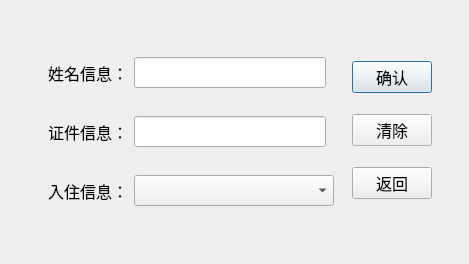
<?xml version="1.0" encoding="UTF-8"?>
<ui version="4.0">
 <class>InsertCustomerDialog</class>
 <widget class="QDialog" name="InsertCustomerDialog">
  <property name="geometry">
   <rect>
    <x>0</x>
    <y>0</y>
    <width>469</width>
    <height>264</height>
   </rect>
  </property>
  <property name="minimumSize">
   <size>
    <width>469</width>
    <height>264</height>
   </size>
  </property>
  <property name="windowTitle">
   <string>InsertCustomerDialog</string>
  </property>
  <layout class="QGridLayout" name="gridLayout">
   <item row="1" column="1">
    <widget class="QWidget" name="centralWidget" native="true">
     <property name="minimumSize">
      <size>
       <width>439</width>
       <height>0</height>
      </size>
     </property>
     <layout class="QHBoxLayout" name="horizontalLayout">
      <item>
       <widget class="QWidget" name="inputPanel" native="true">
        <property name="minimumSize">
         <size>
          <width>322</width>
          <height>0</height>
         </size>
        </property>
        <layout class="QVBoxLayout" name="verticalLayout">
         <item>
          <widget class="QWidget" name="namePanel" native="true">
           <layout class="QHBoxLayout" name="horizontalLayout_4">
            <item>
             <widget class="QLabel" name="nameLabel">
              <property name="font">
               <font>
                <family>宋体</family>
                <pointsize>12</pointsize>
               </font>
              </property>
              <property name="text">
               <string>姓名信息：</string>
              </property>
             </widget>
            </item>
            <item>
             <widget class="QLineEdit" name="nameEdit">
              <property name="font">
               <font>
                <family>宋体</family>
                <pointsize>12</pointsize>
               </font>
              </property>
             </widget>
            </item>
           </layout>
          </widget>
         </item>
         <item>
          <widget class="QWidget" name="IDPanel" native="true">
           <layout class="QHBoxLayout" name="horizontalLayout_3">
            <item>
             <widget class="QLabel" name="IDLabel">
              <property name="font">
               <font>
                <family>宋体</family>
                <pointsize>12</pointsize>
               </font>
              </property>
              <property name="text">
               <string>证件信息：</string>
              </property>
             </widget>
            </item>
            <item>
             <widget class="QLineEdit" name="IDEdit">
              <property name="font">
               <font>
                <family>宋体</family>
                <pointsize>12</pointsize>
               </font>
              </property>
             </widget>
            </item>
           </layout>
          </widget>
         </item>
         <item>
          <widget class="QWidget" name="roomPanel" native="true">
           <property name="minimumSize">
            <size>
             <width>304</width>
             <height>0</height>
            </size>
           </property>
           <layout class="QHBoxLayout" name="horizontalLayout_2">
            <item>
             <widget class="QLabel" name="roomLabel">
              <property name="font">
               <font>
                <family>宋体</family>
                <pointsize>12</pointsize>
               </font>
              </property>
              <property name="text">
               <string>入住信息：</string>
              </property>
             </widget>
            </item>
            <item>
             <widget class="QComboBox" name="roomCombo">
              <property name="minimumSize">
               <size>
                <width>200</width>
                <height>0</height>
               </size>
              </property>
              <property name="font">
               <font>
                <family>宋体</family>
                <pointsize>12</pointsize>
               </font>
              </property>
             </widget>
            </item>
           </layout>
          </widget>
         </item>
        </layout>
       </widget>
      </item>
      <item>
       <widget class="QWidget" name="buttonPanel" native="true">
        <layout class="QVBoxLayout" name="verticalLayout_2">
         <item>
          <widget class="QPushButton" name="confirmButton">
           <property name="font">
            <font>
             <family>宋体</family>
             <pointsize>12</pointsize>
            </font>
           </property>
           <property name="text">
            <string>确认</string>
           </property>
          </widget>
         </item>
         <item>
          <widget class="QPushButton" name="clearButton">
           <property name="font">
            <font>
             <family>宋体</family>
             <pointsize>12</pointsize>
            </font>
           </property>
           <property name="text">
            <string>清除</string>
           </property>
          </widget>
         </item>
         <item>
          <widget class="QPushButton" name="returButton">
           <property name="font">
            <font>
             <family>宋体</family>
             <pointsize>12</pointsize>
            </font>
           </property>
           <property name="text">
            <string>返回</string>
           </property>
          </widget>
         </item>
        </layout>
       </widget>
      </item>
     </layout>
    </widget>
   </item>
   <item row="2" column="1">
    <spacer name="downSpacer">
     <property name="orientation">
      <enum>Qt::Vertical</enum>
     </property>
     <property name="sizeHint" stdset="0">
      <size>
       <width>20</width>
       <height>40</height>
      </size>
     </property>
    </spacer>
   </item>
   <item row="1" column="0">
    <spacer name="leftSpace">
     <property name="orientation">
      <enum>Qt::Horizontal</enum>
     </property>
     <property name="sizeHint" stdset="0">
      <size>
       <width>40</width>
       <height>20</height>
      </size>
     </property>
    </spacer>
   </item>
   <item row="1" column="2">
    <spacer name="rightSpacer">
     <property name="orientation">
      <enum>Qt::Horizontal</enum>
     </property>
     <property name="sizeHint" stdset="0">
      <size>
       <width>40</width>
       <height>20</height>
      </size>
     </property>
    </spacer>
   </item>
   <item row="0" column="1">
    <spacer name="upSpacer">
     <property name="orientation">
      <enum>Qt::Vertical</enum>
     </property>
     <property name="sizeHint" stdset="0">
      <size>
       <width>20</width>
       <height>40</height>
      </size>
     </property>
    </spacer>
   </item>
  </layout>
 </widget>
 <layoutdefault spacing="6" margin="11"/>
 <resources/>
 <connections/>
</ui>
